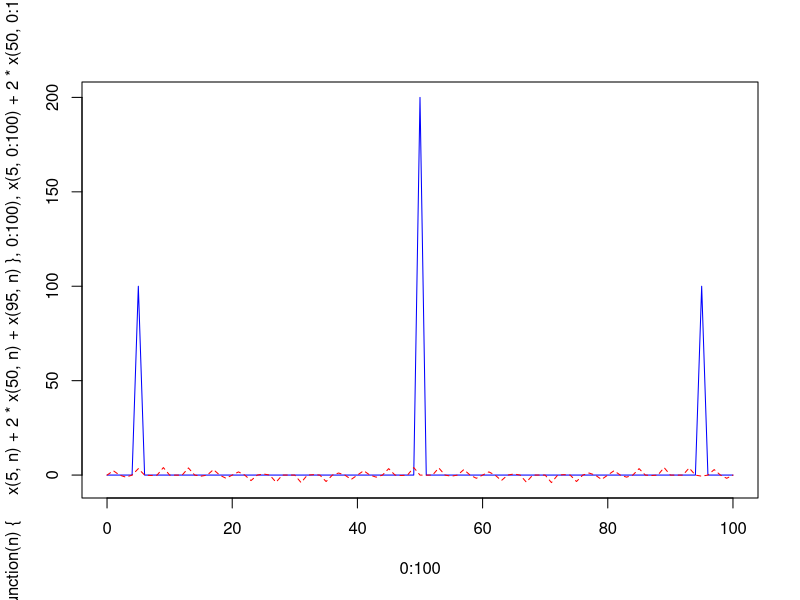

Here is the R script that generated this plot:
#' dtf.R
#' Discrete Fourier Transform Implementation.
#' 
#' @author Nathan Campos <nathanpc@dreamintech.net>

samples = 200

x <- function (f, n) {
  sin((2 * pi * f * n) / samples)
}

Wk <- function (f, n) {
  (2 * pi * f * n) / samples
}

im_sum <- function (x_fun, fWk) {
  sm = 0

  for (n in 0:samples) {
    sm = sm + (x_fun(n) * sin(Wk(fWk, n)))
  }
  
  return(sm);
}

matplot(0:100, cbind(
    im_sum(function (n) { x(5, n) + 2*x(50, n) + x(95, n) }, 0:100),
    x(5, 0:100) + 2*x(50, 0:100) + x(95, 0:100)),
  type = "l", col = c("blue", "red"))
